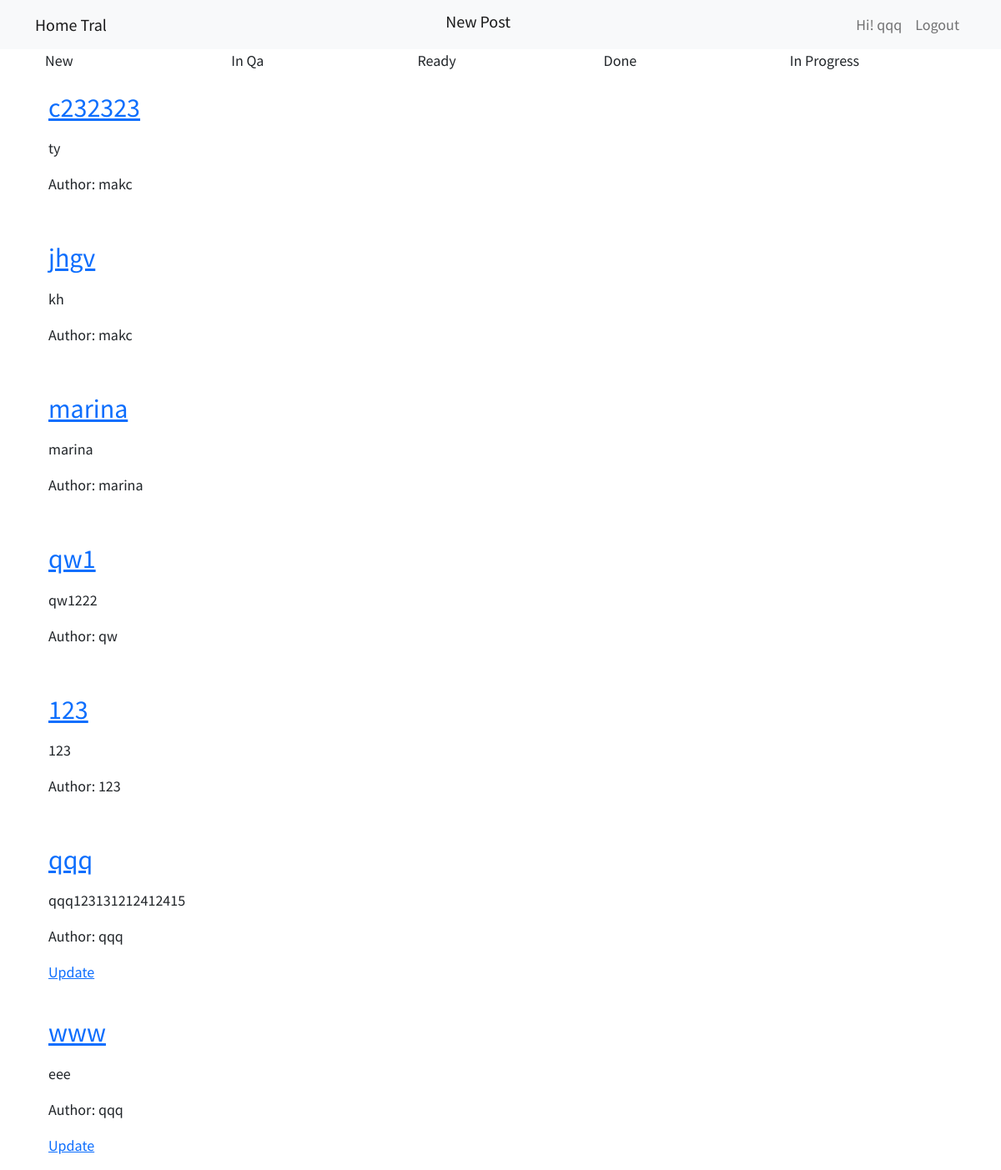
Page / (signed in) on the committed database.
### blog/models.py (models this page shows, shortened)
class Post(models.Model):
    title = models.CharField(max_length=200)
    author = models.ForeignKey(User, on_delete=models.CASCADE, related_name='author')
    body = models.TextField()
    status = models.IntegerField(choices=STATUS_CHOICES, default=1)
    executor = models.ForeignKey(User, on_delete=models.CASCADE, related_name='executor', null=True)

### blog/views.py (the view)
# urls.py: path('', BlogListView.as_view(), name='home'),
class BlogListView(LoginRequiredMixin, ListView):
    model = Post
    template_name = 'home.html'

### blog/templates/home.html (shortened to what this page needs)
{% extends 'base.html' %}
{% block content %}
<div class="container">
  <div class="row">
    <div class="col">
      New
    </div>
    <div class="col order-5">
      In Progress
    </div>
    <div class="col order-1">
      In Qa
    </div>
          <div class="col order-1">
      Ready
    </div>
          <div class="col order-1">
      Done
    </div>
  </div>
</div>
  {% for post in object_list %}
<div class="card-body">
          <h5 class="card-title"><h2><a href="{% url 'post_detail' post.pk %}">{{ post.title }}</a></h2></h5>
          <p class="card-text"><p>{{ post.body }}</p></p>
    <p>Author: {{ post.author }}</p>
    {% if post.author == request.user or user.is_superuser  %}
    <a href="{% url 'post_update' post.pk %}">Update</a> <br>
    {% endif %}
        </div>
  {% endfor %}
{% endblock content %}

### blog/templates/base.html (shortened to what this page needs)
{% load static %}
{% include 'navbar.html' %}
<html>
  <head>
    <link href="https://cdn.jsdelivr.net/npm/bootstrap@5.0.2/dist/css/bootstrap.min.css" rel="stylesheet">
    <link href="{% static 'css/base.css' %}" rel="stylesheet">
  </head>
  <body>
    <div class="container">
    {% block content %}
    {% endblock content %}
    </div>
  </body>
</html>

### blog/templates/navbar.html
<nav class="navbar navbar-expand-md navbar-light bg-light">
  <div class="container">
    <a class="navbar-brand" href="{% url 'home' %}">Home Tral</a>
    <h3><a class="navbar-brand" href="{% url 'post_new' %}">New Post</a></h3>
    <div class="d-block" id="navbarText">
      <ul class="navbar-nav mr-auto">
        {% if request.user.is_authenticated %}
          <li class="nav-item"><a href="#" class=" nav-link">Hi! {{ request.user }}</a></li>
          <li class="nav-item"><a href="{% url 'logout' %}" class="nav-link">Logout</a></li>
        {% else %}
          <li class="nav-item"><a href="{% url 'login' %}" class="nav-link">Login</a></li>
          <li class="nav-item"><a href="{% url 'signup' %}" class="nav-link">Register</a></li>
        {% endif %}
      </ul>
    </div>
  </div>
</nav>

### blog/static/css/base.css (style rules this page uses)
body { font-family: 'Source Sans Pro', sans-serif; font-size: 18px; }

### rows in the picture
Post: title "c232323", body "ty", author "makc"
Post: title "jhgv", body "kh", author "makc"
Post: title "marina", body "marina", author "marina"
Post: title "qw1", body "qw1222", author "qw"
Post: title "123", body "123", author "123"
Post: title "qqq", body "qqq123131212412415", author "qqq", shows "Update"
Post: title "www", body "eee", author "qqq", shows "Update"

### other values in the picture
{{ request.user }} "qqq"
